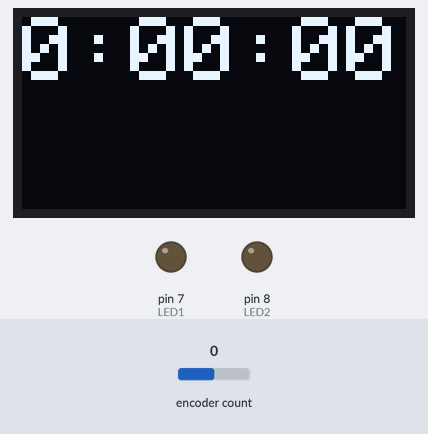
The sketch below on a simulated Arduino Uno, built with avr-gcc and run on an emulated ATmega328P. Parts: 128×64 one-colour display, output pins drawn as LEDs (lit = HIGH). The test bench sets the inputs (shaded band); at power-on: encoder count 0. What the sketch prints to the serial monitor is not drawn.

Above: at 1.2 s.
1.3 s: encoder count set to 1
At 2.0 s:
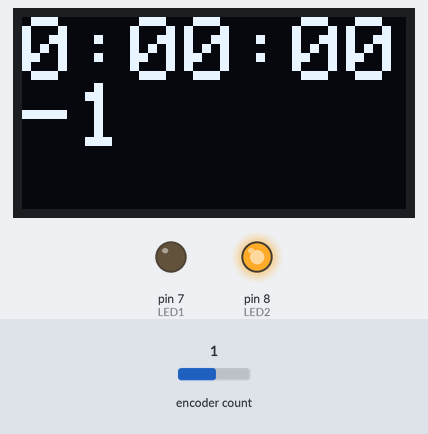
2.8 s: encoder count set to 0
At 3.1 s:
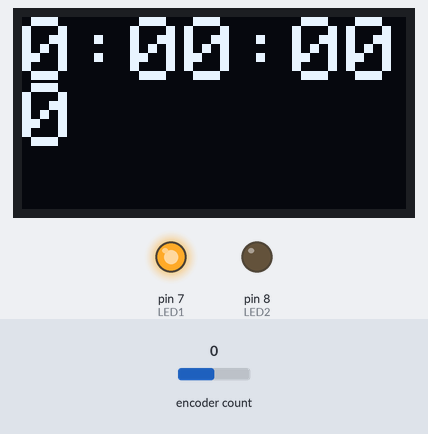
4.3 s: encoder count set to -1
At 5.4 s:
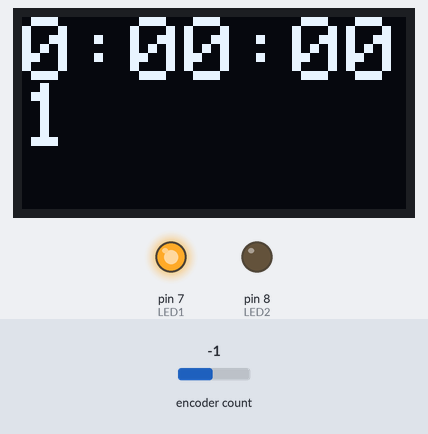
Timing chart, 0 to 7.3 s (numbered marks = the images above; inputs shaded):
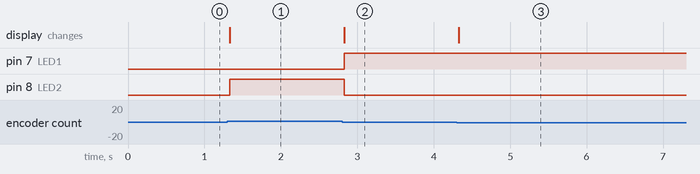

The sketch:

Hardware_test.ino
```cpp
#include <Wire.h>
#include <Adafruit_GFX.h>
#include <Adafruit_SSD1306.h>
#include <Adafruit_MCP23017.h>
#include <Encoder.h>
#define LED1 7
#define LED2 8
//Display definitions
#define SCREEN_WIDTH 128
#define SCREEN_HEIGHT 64
#define OLED_RESET     -1
//IO-extender definitions
#define IOEXT_BTN0 8
Adafruit_SSD1306 display(SCREEN_WIDTH, SCREEN_HEIGHT, &Wire, OLED_RESET);
Adafruit_MCP23017 ioExtender;
Encoder myEnc(3, 4);
long oldPosition;
bool lastBtnState;

void setup() {
  pinMode(LED1, OUTPUT);
  pinMode(LED2, OUTPUT);
  Serial.begin(9600);
  ioExtender.begin();
  ioExtender.pinMode(IOEXT_BTN0, INPUT);
  ioExtender.pullUp(IOEXT_BTN0,HIGH);
  if(!display.begin(SSD1306_SWITCHCAPVCC, 0x3C)) {
    Serial.println("Display not found.");
    exit(0);
  }
  Serial.print("Display started");
  display.clearDisplay();
  updateDisplay(0, "0:00:00");
  oldPosition = -myEnc.read()/4;
}

void loop() {
  long newPosition = -myEnc.read()/4;
  if(newPosition!=oldPosition)
  {
    updateDisplay(1, String(newPosition));
    if(newPosition>=0)
    {
      digitalWrite(LED1, HIGH);
      digitalWrite(LED2, LOW);
    }
    else
    {
      digitalWrite(LED1, LOW);
      digitalWrite(LED2, HIGH);
    }
    oldPosition=newPosition;
  }
  byte btnState=ioExtender.digitalRead(IOEXT_BTN0);
  if(btnState!=lastBtnState)
  {
    Serial.println(btnState);
    lastBtnState=btnState;
  }
}


void updateDisplay(byte line, String text)
{
  display.fillRect(0,line*22,127,line*22+22,SSD1306_BLACK);
  display.setTextSize(3);
  display.setTextColor(SSD1306_WHITE);
  display.setCursor(0, line*22);
  display.print(text);
  display.display();
}
```

Measured:
- after the input at 1.3 s, pin 8 (LED2): LOW → HIGH at once; the display: changes at once (image 1)
- after the input at 2.8 s, pin 7 (LED1): LOW → HIGH at once; pin 8 (LED2): HIGH → LOW at once; the display: changes at once (image 2)
- after the input at 4.3 s, the display: changes at once (image 3)
